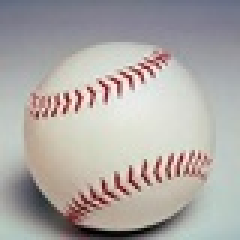
#> input picture examples/python/baseball.jpeg, 80 x 80 px, shrunk from 190 x 190 before the run (shown 3 times larger)
$ python imaging.py
#> lines starting #> are read from the running program, lines starting #| are printed output that depends on the picture
# The Python Journey - Working with Images and Animations
# https://aoc.just2good.co.uk/python/images


from io import BytesIO
from pathlib import Path

import imageio as iio
import numpy as np
import rich
from matplotlib import image as plt_img
from matplotlib import pyplot as plt
from PIL import Image
from rich.rule import Rule

rich.print(Rule("Begin"))
# script_dir = Path.cwd()
script_directory = Path(__file__).parent if "__file__" in globals() else Path.cwd()

print(f"{script_directory=}")

# Define output_dir as script_directory / "output"
output_dir = script_directory / "output"

# Create the directory if it doesn't exist
output_dir.mkdir(parents=True, exist_ok=True)
print(output_dir.name)

img_file = script_directory / "baseball.jpeg"
img_file_seattle = script_directory / "427 Seattle_120617_153.jpg"

# Loading and Showing Image File with Pillow
print("Loading image with PIL...")
pil_image = Image.open(img_file)
#> pil_image is the input picture: PIL image 80x80 RGB; mean R, G, B 173.6, 169.1, 165.9
pil_image_seattle = Image.open(img_file_seattle)
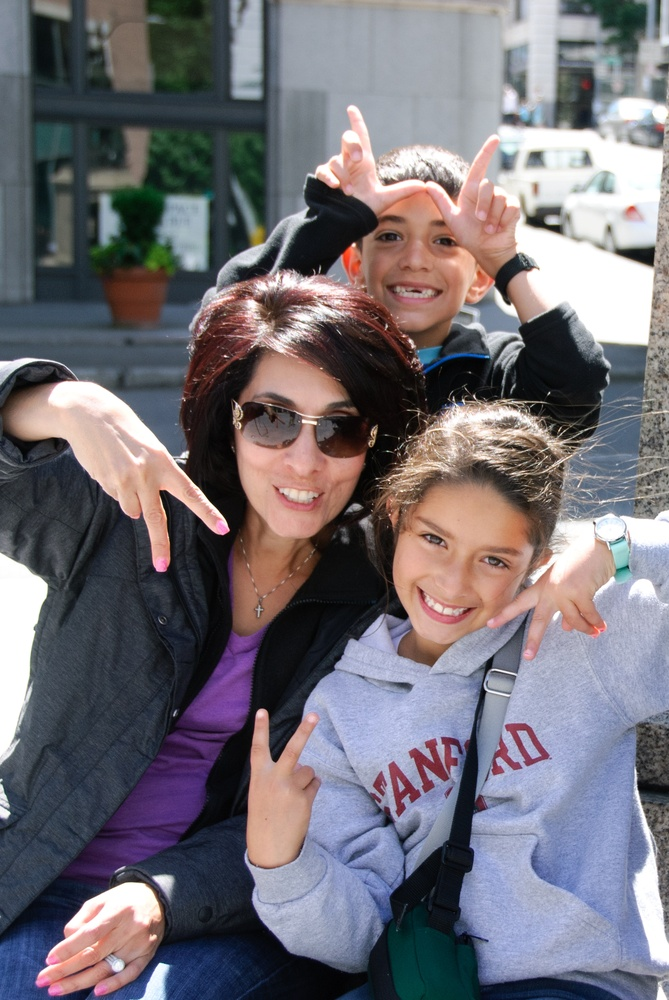
#> input picture examples/python/427 Seattle_120617_153.jpg, 669 x 1000 px, shrunk from 1592 x 2378 before the run
#> pil_image_seattle is the input picture: PIL image 669x1000 RGB; mean R, G, B 114.7, 110.4, 117.6


def image_info(pil_img):
    print(f"Type: {type(pil_img)}")
#| Type: <class 'PIL.JpegImagePlugin.JpegImageFile'>
    print(f"Size: {pil_img.size}")
#| Size: (80, 80)
    print(f"Format: {pil_img.format}")
#| Format: JPEG
    print(f"Mode: {pil_img.mode}")
#| Mode: RGB
    pil_img.show("Pillow Image")  # show the image


image_info(pil_image)
image_info(pil_image_seattle)
#| Type: <class 'PIL.JpegImagePlugin.JpegImageFile'>
#| Size: (669, 1000)
#| Format: JPEG
#| Mode: RGB


# Loading and Showing Image File with Matplotlib (NumPy)

print("\nLoading image with matplotlib...")
py_img = plt_img.imread(img_file)
print(f"Type: {type(py_img)}")
#| Type: <class 'numpy.ndarray'>
print(f"Dtype: {py_img.dtype}")
#| Dtype: uint8
print(f"Shape: {py_img.shape}")
#| Shape: (80, 80, 3)
plt.axis("off")
plt.imshow(py_img)  # attach the image to the plot
plt.show()  # show the image

# Converting from Pillow to NumPy
print("\nConverting from NumPy ndarray to Pillow...")
from_numpy_to_pillow = Image.fromarray(py_img)
print(f"Type: {type(from_numpy_to_pillow)}")
#| Type: <class 'PIL.Image.Image'>
print(f"Size: {from_numpy_to_pillow.size}")
#| Size: (80, 80)
print(f"Format: {from_numpy_to_pillow.format}")
#| Format: None
print(f"Mode: {from_numpy_to_pillow.mode}")
#| Mode: RGB
from_numpy_to_pillow.show("From NumPy to Pillow")

# Converting from Matplotlib to BytesIO

print(f"Source type: {type(py_img)}")
#| Source type: <class 'numpy.ndarray'>
frame = BytesIO()
plt.imshow(py_img)  # load the image into Plt
plt.savefig(frame, format="png")  # save the image to (BytesIO) memory
plt.savefig(Path(output_dir, "pyplot_img_file.png"))  # save to disk

# Converting from BytesIO to Pillow

print("\nReading BytesIO in Pillow...")
pil_img = Image.open(frame)  # Pillow open seeks for us
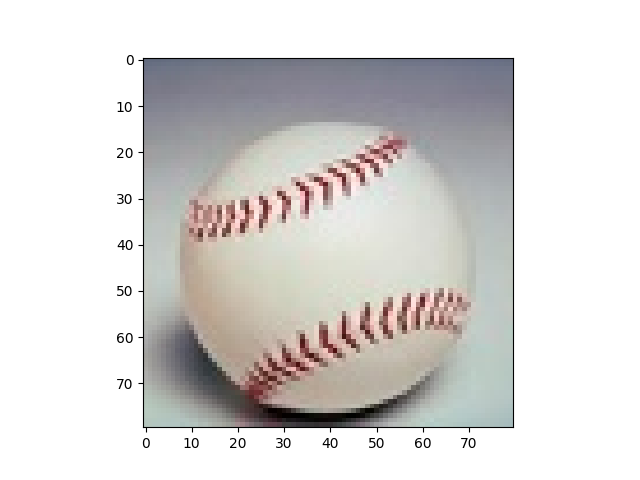
#> pil_img: PIL image 640x480 RGBA; mean R, G, B, A 217.1, 215.1, 213.6, 255
pil_img.show()

# From Pillow to Various Formats, Including BytesIO

print("\nOpening image in Pillow and then saving in various formats to")
print(output_dir)
pil_img = Image.open(img_file)
pil_img.save(output_dir / "pil_img_file.jpg")
pil_img.save(output_dir / "pil_img_file.png")
print("And saving directly to BytesIO...")
frame = BytesIO()
pil_img.save(
    frame, format="PNG"
)  # We can save to a file, or to a file-like object, like BytesIO
print("Success.")
